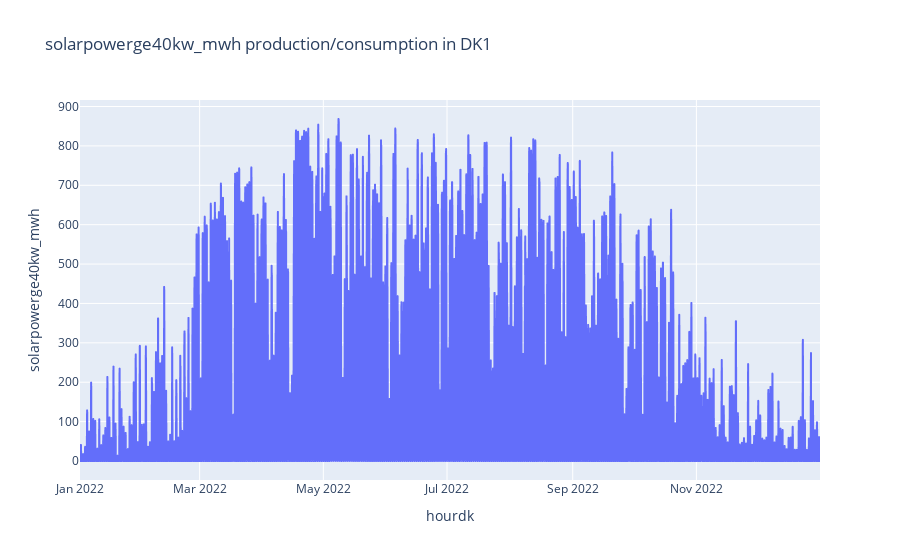

The code cell stored with this chart in its notebook:
### Code cell
rng_prodcons_type = select_random_column(prodcons)
rng_prodcons_price_area = random.choice(prodcons["pricearea"].unique())

df_rng_prodcons = prodcons.query(f"pricearea == '{rng_prodcons_price_area}'")
rng_prodcons_fig = px.line(df_rng_prodcons, x = 'hourdk', y = rng_prodcons_type,
                           title=f"{rng_prodcons_type} production/consumption in {rng_prodcons_price_area}")
rng_prodcons_fig.show()

### Figure 1 — Plotly figure (JSON) as saved in the notebook; plotly's stock layout.template omitted (floating-point values rounded to 4 significant figures; data arrays with more than 128 entries replaced by an {"elided": "..."} marker saying what was removed)
{"data": [{"hovertemplate": "hourdk=%{x}<br>solarpowerge40kw_mwh=%{y}<extra></extra>", "legendgroup": "", "line": {"color": "#636efa", "dash": "solid"}, "marker": {"symbol": "circle"}, "mode": "lines", "name": "", "showlegend": false, "type": "scattergl", "x": {"elided": "8760 str values"}, "xaxis": "x", "y": {"elided": "8760 float values"}, "yaxis": "y"}], "layout": {"legend": {"tracegroupgap": 0}, "title": {"text": "solarpowerge40kw_mwh production/consumption in DK1"}, "xaxis": {"anchor": "y", "domain": [0, 1], "title": {"text": "hourdk"}}, "yaxis": {"anchor": "x", "domain": [0, 1], "title": {"text": "solarpowerge40kw_mwh"}}}}
